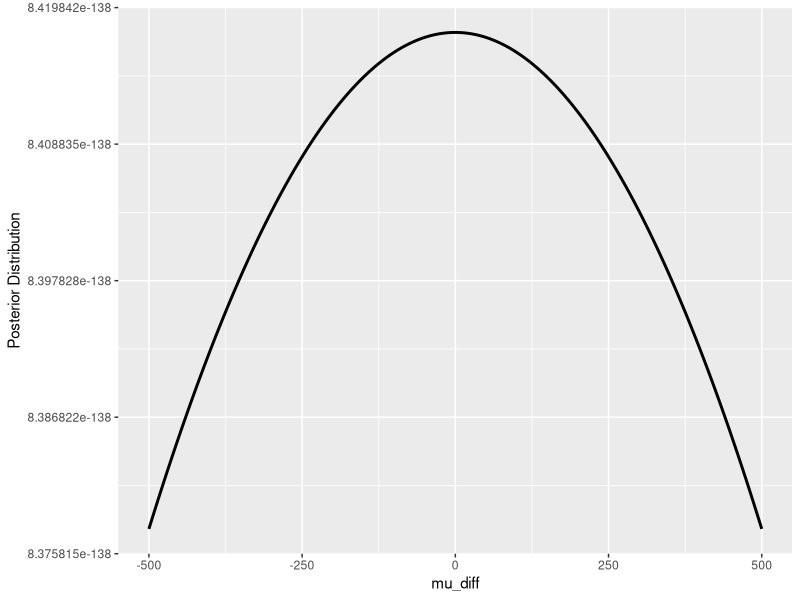
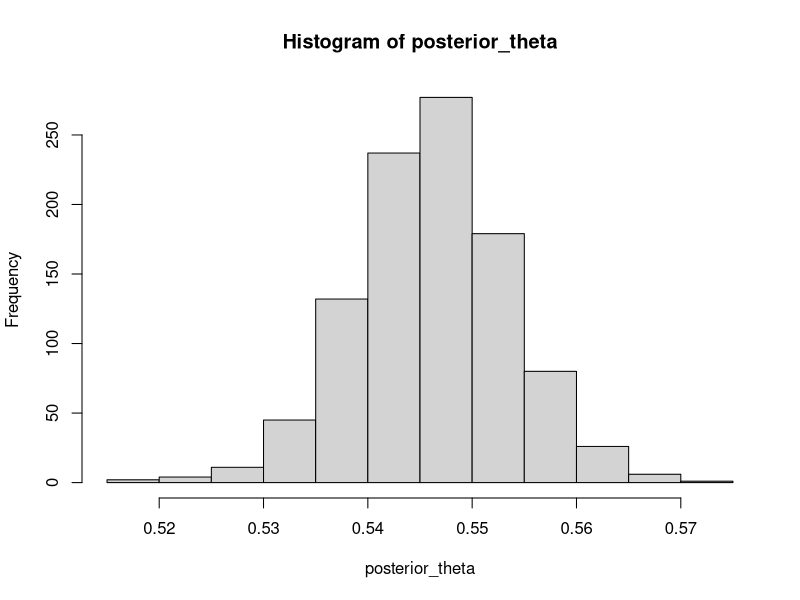
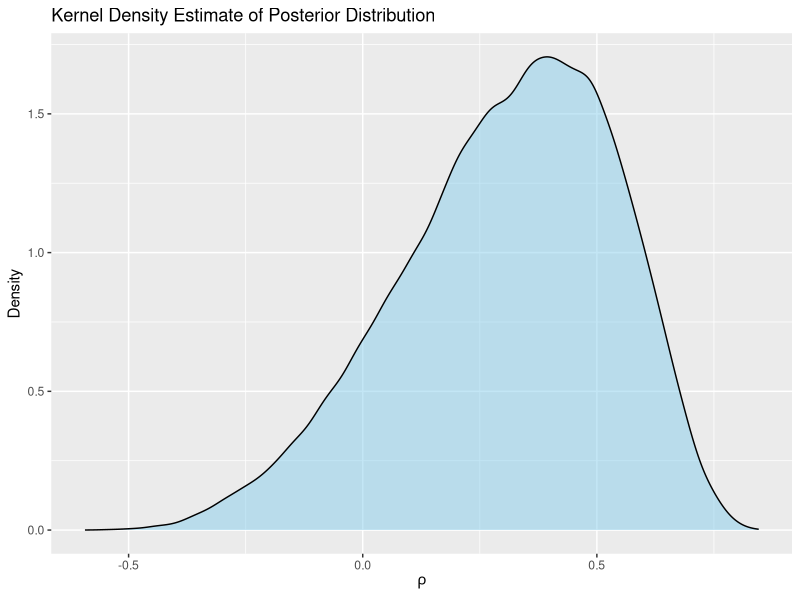
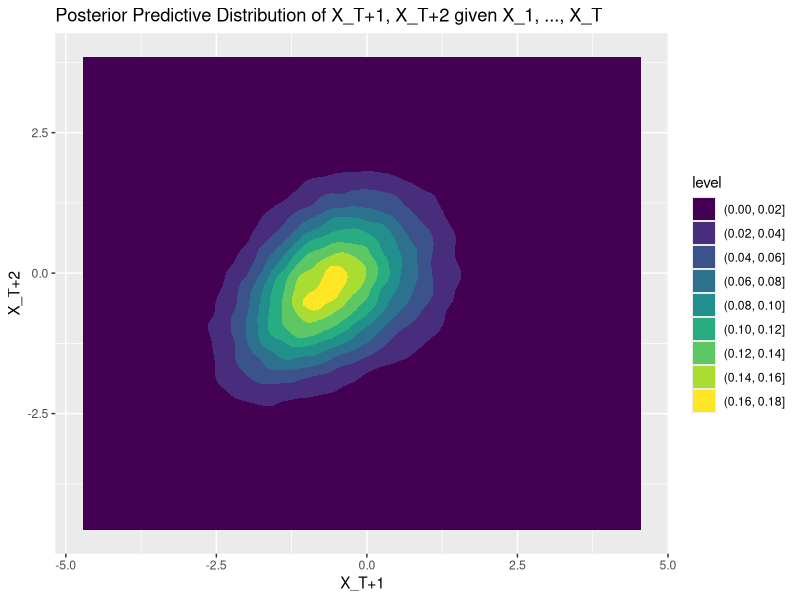
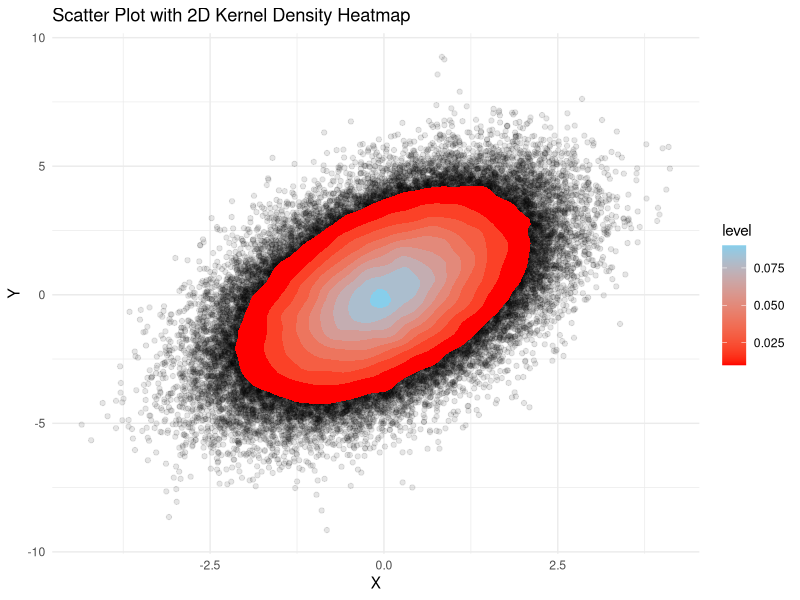
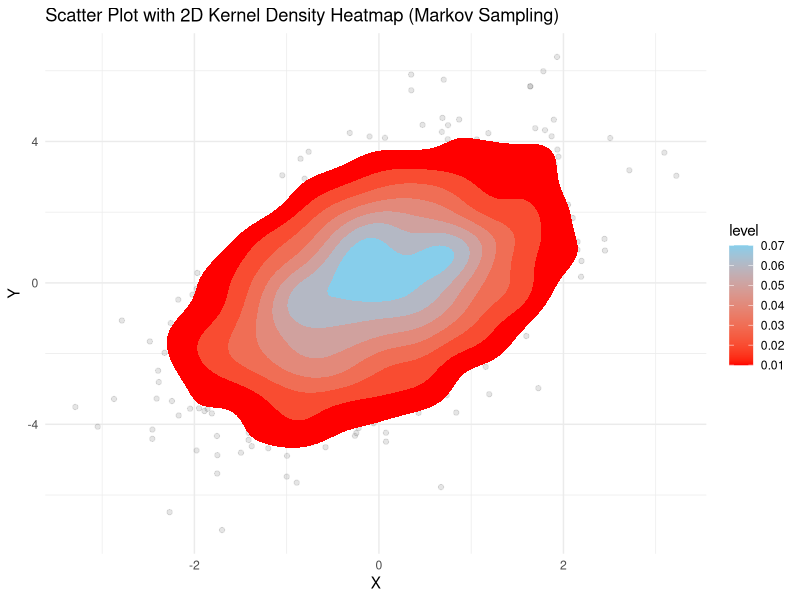
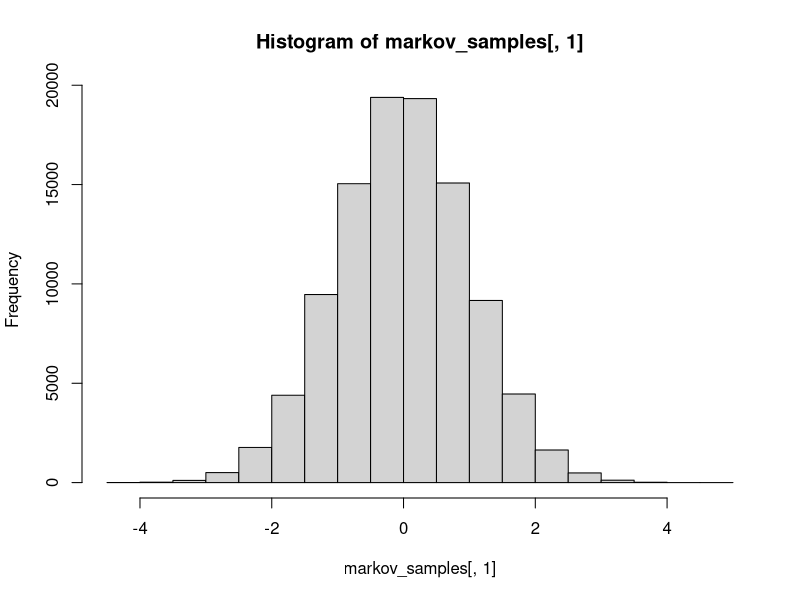
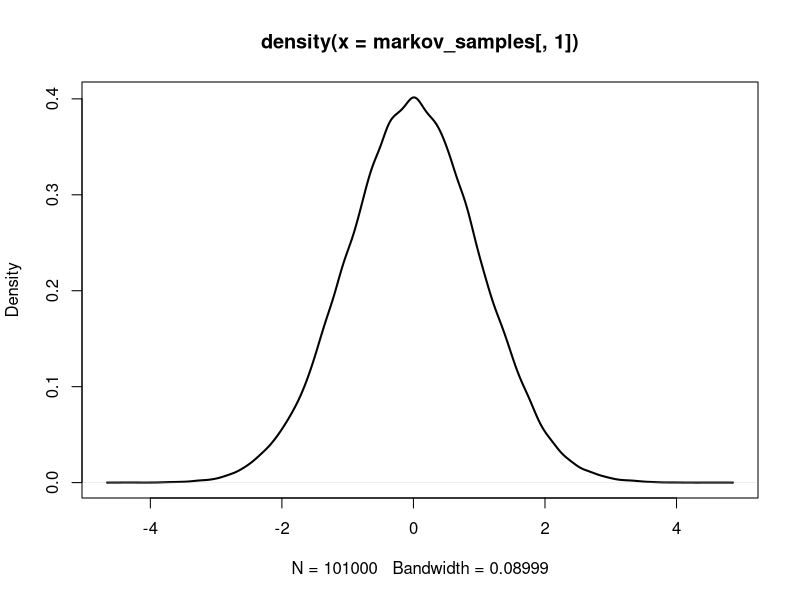

These figures' R source, in order:
## ---- chunk 1
set.seed(123)
# given parameters
mu1_true <- 1
mu2_true <- 1.5
sigma_true <- 2
m <- 25
n <- 30

# Assumed Prior parameters
c <- 1e4
a <- 0.01
b <- 0.01

# Generate data
data_x <- rnorm(1e4,mu1_true,sigma_true)
data_y <- rnorm(1e4,mu2_true,sigma_true)

# gamma function 
gamma <- function(alpha)
{
  ans <- integrate(function(x){x^(alpha-1)*exp(-x)},0,Inf)$value
  return(ans)
}

# calculated posterior for mu1-mu2
posterior <- function(mu_diff)
{
  B <- sum((data_x-mu1_true)^2+(data_y-mu2_true)^2)/2 + (mu_diff)^2/(4*c) + b
  A <- n+a+0.5
  den <- ((2*pi)^n)*(sqrt(2*pi*c))*(gamma(a))*(B^A)
  ans <- (b^a * gamma(A))/den
}

mu_diff_values <- seq(-500,500,length.out=1e4)
posterior_values <- sapply(mu_diff_values,posterior)

data <- data.frame(mu_diff_values,posterior_values)
library(ggplot2)
ggplot(data, aes(x = mu_diff_values,y=posterior_values)) +
  geom_line(size=1,color="black") +
  labs(x = "mu_diff",
       y = "Posterior Distribution")
## ---- chunk 2
set.seed(123)
# given parameters
lambda1 <- 2
lambda2 <- 2.5
m <- 10
n <- 15

# assumptions
a <- 0.1
b <- 0.1

x <- rpois(1e3,lambda1)
y <- rpois(1e3,lambda2)

posterior_lambda1 <- rgamma(1e3,shape=a+sum(x),rate=b+m)
posterior_lambda2 <- rgamma(1e3,shape=a+sum(y),rate=b+n)

posterior_theta <- posterior_lambda1/(posterior_lambda1+posterior_lambda2)

# summary of theta
summary(posterior_theta)

# histogram of posterior theta 
hist(posterior_theta)

# 95% HPD credible interval of theta
library(MCMCpack)
hpd_interval <- HPDinterval(as.mcmc(posterior_theta), prob = 0.95)
hpd_interval
cat("95% HPD credible interval of theta is ",hpd_interval)

# hypothesis testing 
mean(posterior_lambda1 == posterior_lambda2)
## ---- chunk 3
library(mvtnorm)
# Data
T <- 10
rho <- 0.5
X <- numeric(T)
X[1] <- rnorm(1, 0, 1)
for (t in 2:T) {
  X[t] <- rnorm(1, rho * X[t - 1], sqrt(1 - rho^2))
}

# Function to calculate the likelihood
likelihood <- function(rho, X) {
  prod(dnorm(X[2:T], mean = rho * X[1:(T-1)], sd = sqrt(1 - rho^2)))
}

# Function to calculate the prior
prior <- function(rho) {
  dunif(rho, min = -1, max = 1)
}

# Function to calculate the unnormalized posterior
unnormalized_posterior <- function(rho, X) {
  likelihood(rho, X) * prior(rho)
}

# Parameters for acceptance-rejection sampling
M <- max(sapply(seq(-1,1,length.out=1000),function(rho){likelihood(rho,X)*prior(rho)}))
N <- 1e5  # Number of samples to draw

# Acceptance-rejection sampling
rho_samples <- numeric(N)
counter <- 1
while (counter <= N) {
  rho_proposal <- runif(1, min = -1, max = 1)
  u <- runif(1)
  if (u * M <= unnormalized_posterior(rho_proposal, X)) {
    rho_samples[counter] <- rho_proposal
    counter <- counter + 1
  }
}

# Plot kernel density estimate of the posterior distribution
library(ggplot2)
ggplot(data.frame(rho_samples), aes(x = rho_samples)) +
  geom_density(fill = "skyblue", alpha = 0.5) +
  labs(title = "Kernel Density Estimate of Posterior Distribution",
       x = expression(rho),
       y = "Density")
## ---- chunk 4
#drawing from posterior predictive distribution
ppd_X = matrix(NA, nrow = N, ncol = 2)

ppd_X[,1] = rnorm(N, rho_samples*X[T], sqrt(1 - rho_samples^2))
ppd_X[,2] = rnorm(N, rho_samples*ppd_X[,1], sqrt(1 - rho_samples^2))

#2D density plot of PPD
ggplot(as.data.frame(ppd_X), aes(V1, V2))+
  stat_density_2d_filled(aes(fill = after_stat(level)))+
  scale_color_viridis_c()+
  labs(x = 'X_T+1',
       y = 'X_T+2',
       title = 'Posterior Predictive Distribution of X_T+1, X_T+2 given X_1, ..., X_T')
## ---- chunk 5
library(mvtnorm)
library(ggplot2)

# given parameters
B <- 1e5
mu <- c(0,0)
sigma <- c(1,2)
rho <- 0.5

# generating samples
mat_sigma <- matrix(c(sigma[1]^2,rho*sigma[1]*sigma[2],rho*sigma[1]*sigma[2],sigma[2]^2),nrow=2,ncol=2)
samples <- rmvnorm(B,mean = mu,sigma = mat_sigma)

df <- data.frame(X = samples[,1],Y = samples[,2])

#  scatter plot with 2D-kernel density heatmap
p <- ggplot(df, aes(x = X, y = Y)) +
  geom_point(alpha = 0.1) + # Scatter plot
  stat_density_2d(aes(fill = ..level..), geom = "polygon") + # 2D kernel density heatmap
  scale_fill_gradient(low = "red", high = "skyblue") + # Color gradient
  theme_minimal() + # Minimal theme
  labs(title = "Scatter Plot with 2D Kernel Density Heatmap", x = "X", y = "Y")

p
## ---- chunk 6
library(mvtnorm)
library(ggplot2)

# given parameters
B <- 1e5
B0 <- 1e3
mu <- c(0,0)
sigma <- c(1,2)
rho <- 0.5

# given initial samples
x0 <- 0
y0 <- 0
initial_sample <- c(x0,y0)

# making matrix to store samples
markov_samples <- matrix(NA,nrow=B+B0,ncol=2)

markov_samples[1,] <- initial_sample

# generate samples in Markov fashion
for(b in 2:(B+B0))
{
  # x(b) value
  markov_samples[b,1] <- rnorm(1,mean = mu[1] + (rho*sigma[1]/sigma[2])*(markov_samples[b-1,2] - mu[2]),sd = sqrt((1 - rho^2) * sigma[1]^2))
  # y(b) value
  markov_samples[b,2] <- rnorm(1,mean = mu[2] + (rho*sigma[2]/sigma[1])*(markov_samples[b,1] - mu[1]),sd = sqrt((1 - rho^2) * sigma[2]^2))
}

# first B0 samples
samples <- markov_samples[(B0+1):(B+B0), ]
head(samples)

df_markov <- data.frame(X = markov_samples[-((B0+1):(B+B0)),1], Y = markov_samples[-((B0+1):(B+B0)),2])

# scatter plot with 2D kernel density heatmap
pm <- ggplot(df_markov, aes(x = X, y = Y)) +
  geom_point(alpha = 0.1) + # Scatter plot
  stat_density_2d(aes(fill = ..level..), geom = "polygon") + # 2D kernel density heatmap
  scale_fill_gradient(low = "red", high = "skyblue") + # Color gradient
  theme_minimal() + # Minimal theme
  labs(title = "Scatter Plot with 2D Kernel Density Heatmap (Markov Sampling)", x = "X", y = "Y")

pm
## ---- chunk 7
# histogram of X
hist(markov_samples[,1])
plot(density(markov_samples[,1]),lwd=2)

# histogram of Y
hist(markov_samples[,2])
plot(density(markov_samples[,2]),lwd=2)
